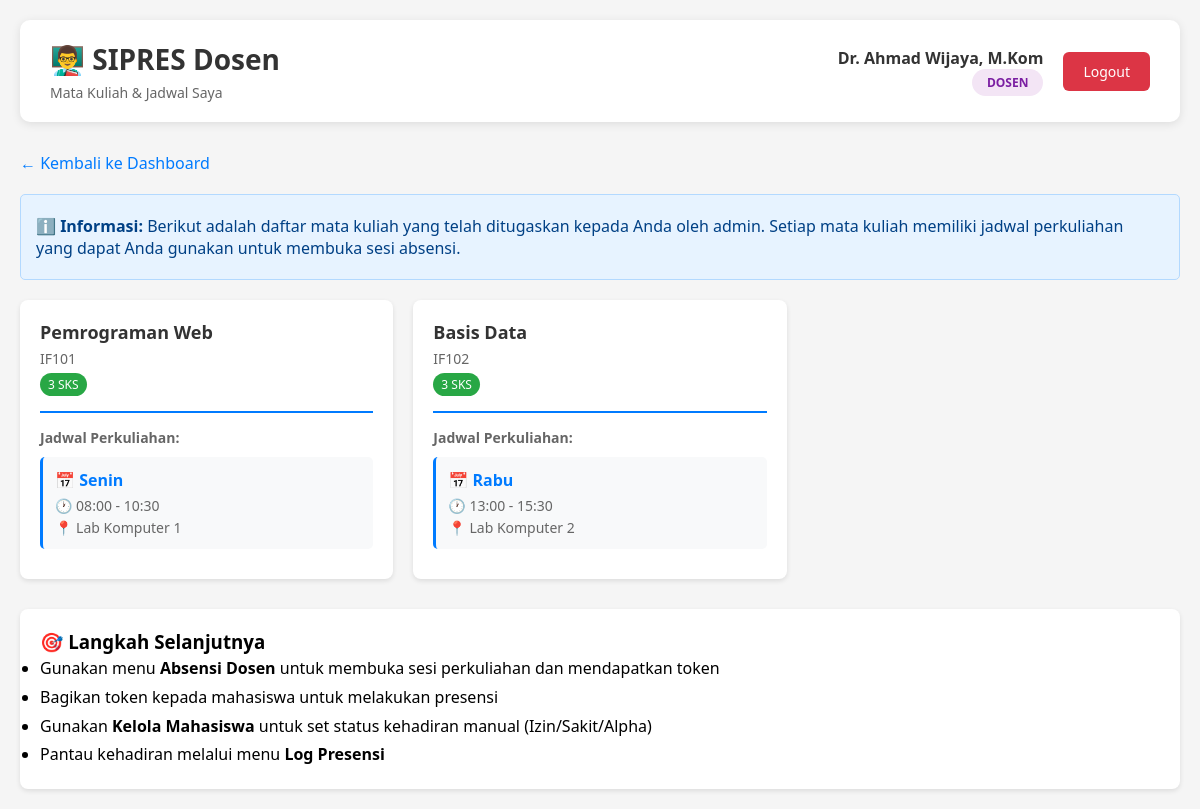
/modules/dosen/jadwal.php (signed in), run on the app's committed database.
### tables this page shows
CREATE TABLE jadwal_kuliah (
    id_jadwal INT AUTO_INCREMENT PRIMARY KEY,
    id_mk INT NOT NULL,
    id_dosen INT NOT NULL,
    hari ENUM('Senin', 'Selasa', 'Rabu', 'Kamis', 'Jumat', 'Sabtu', 'Minggu') NOT NULL,
    jam_mulai TIME NOT NULL,
    jam_selesai TIME NOT NULL,
    ruangan VARCHAR(50) NOT NULL,
    created_at TIMESTAMP DEFAULT CURRENT_TIMESTAMP,
    FOREIGN KEY (id_mk) REFERENCES matakuliah(id_mk) ON DELETE RESTRICT,
    FOREIGN KEY (id_dosen) REFERENCES dosen(id_dosen) ON DELETE RESTRICT,
    INDEX idx_hari (hari),
    INDEX idx_dosen (id_dosen),
    INDEX idx_mk (id_mk)
);

CREATE TABLE matakuliah (
    id_mk INT AUTO_INCREMENT PRIMARY KEY,
    kode_mk VARCHAR(20) NOT NULL UNIQUE,
    nama_mk VARCHAR(100) NOT NULL,
    sks INT NOT NULL,
    semester INT NOT NULL,
    created_at TIMESTAMP DEFAULT CURRENT_TIMESTAMP,
    INDEX idx_kode_mk (kode_mk),
    INDEX idx_semester (semester)
);

### includes/dosen_functions.php (called while the page is built, shortened)
<?php
function getDosenId($user_id) {
    try {
        $conn = getDBConnection();
        $stmt = $conn->prepare("SELECT id_dosen FROM dosen WHERE user_id = ?");
        $stmt->bind_param("i", $user_id);
        $stmt->execute();
        $result = $stmt->get_result();
        if ($row = $result->fetch_assoc()) {
            return $row['id_dosen'];
        }
        return null;
    } catch (Exception $e) {
        error_log("Error getting dosen ID: " . $e->getMessage());
        return null;
    }
}
function getJadwalByDosen($id_dosen) {
    try {
        $conn = getDBConnection();
        $query = "SELECT jk.*, mk.kode_mk, mk.nama_mk, mk.sks
                  FROM jadwal_kuliah jk
                  JOIN matakuliah mk ON jk.id_mk = mk.id_mk
                  WHERE jk.id_dosen = ?
                  ORDER BY jk.hari, jk.jam_mulai";
        $stmt = $conn->prepare($query);
        $stmt->bind_param("i", $id_dosen);
        $stmt->execute();
        $result = $stmt->get_result();
        $jadwal = [];
        while ($row = $result->fetch_assoc()) {
            $jadwal[] = $row;
        }
        return $jadwal;
    } catch (Exception $e) {
        error_log("Error getting jadwal: " . $e->getMessage());
        return [];
    }
}
?>

### modules/dosen/jadwal.php (the view, shortened to what this page needs)
<?php
require_once __DIR__ . '/../../includes/dosen_functions.php';
$nama = $_SESSION['nama'] ?? 'Dosen';
$user_id = $_SESSION['user_id'] ?? 0;
$id_dosen = getDosenId($user_id);
$jadwal_list = getJadwalByDosen($id_dosen);
$courses = [];
foreach ($jadwal_list as $jadwal) {
    $id_mk = $jadwal['id_mk'];
    if (!isset($courses[$id_mk])) {
        $courses[$id_mk] = [
            'nama_mk' => $jadwal['nama_mk'],
            'kode_mk' => $jadwal['kode_mk'],
            'sks' => $jadwal['sks'],
            'schedules' => []
        ];
    }
    $courses[$id_mk]['schedules'][] = $jadwal;
}
?>
<!DOCTYPE html>
<html lang="id">
<head>
    <link rel="stylesheet" href="/assets/css/dashboard.css">
</head>
<body>
    <div class="dashboard-container">
        <div class="header">
            <div class="header-left">
                <h1>👨‍🏫 SIPRES Dosen</h1>
                <p>Mata Kuliah & Jadwal Saya</p>
            </div>
            <div class="header-right">
                <div class="user-info">
                    <div class="user-name"><?php echo htmlspecialchars($nama); ?></div>
                    <div class="user-role">
                        <span class="role-badge dosen">Dosen</span>
                    </div>
                </div>
                <a href="/auth/logout.php" class="btn-logout">Logout</a>
            </div>
        </div>
        <a href="/modules/dosen/dashboard.php" class="back-link">← Kembali ke Dashboard</a>
        <div class="info-box">
            <p><strong>ℹ️ Informasi:</strong> Berikut adalah daftar mata kuliah yang telah ditugaskan kepada Anda oleh admin. Setiap mata kuliah memiliki jadwal perkuliahan yang dapat Anda gunakan untuk membuka sesi absensi.</p>
        </div>
        <?php if (empty($courses)): ?>
            <div class="empty-state">
                <h3>📚 Belum Ada Mata Kuliah</h3>
                <p>Anda belum ditugaskan ke mata kuliah manapun. Silakan hubungi admin untuk penugasan mata kuliah.</p>
            </div>
        <?php else: ?>
            <div class="course-grid">
                <?php foreach ($courses as $course): ?>
                    <div class="course-card">
                        <div class="course-header">
                            <h3 class="course-title"><?php echo htmlspecialchars($course['nama_mk']); ?></h3>
                            <div class="course-code"><?php echo htmlspecialchars($course['kode_mk']); ?></div>
                            <span class="course-sks"><?php echo htmlspecialchars($course['sks']); ?> SKS</span>
                        </div>
                        <div class="schedule-list">
                            <h4 style="margin: 0 0 10px 0; font-size: 14px; color: #666;">Jadwal Perkuliahan:</h4>
                            <?php foreach ($course['schedules'] as $schedule): ?>
                                <div class="schedule-item">
                                    <div class="schedule-day">
                                        📅 <?php echo htmlspecialchars($schedule['hari']); ?>
                                    </div>
                                    <div class="schedule-time">
                                        🕐 <?php echo htmlspecialchars(substr($schedule['jam_mulai'], 0, 5) . ' - ' . substr($schedule['jam_selesai'], 0, 5)); ?>
                                    </div>
                                    <div class="schedule-room">
                                        📍 <?php echo htmlspecialchars($schedule['ruangan']); ?>
                                    </div>
                                </div>
                            <?php endforeach; ?>
                        </div>
                    </div>
                <?php endforeach; ?>
            </div>
        <?php endif; ?>
        <div style="margin-top: 30px; background: white; border-radius: 8px; padding: 20px; box-shadow: 0 2px 5px rgba(0,0,0,0.1);">
            <h3>🎯 Langkah Selanjutnya</h3>
            <ul style="line-height: 1.8;">
                <li>Gunakan menu <strong>Absensi Dosen</strong> untuk membuka sesi perkuliahan dan mendapatkan token</li>
                <li>Bagikan token kepada mahasiswa untuk melakukan presensi</li>
                <li>Gunakan <strong>Kelola Mahasiswa</strong> untuk set status kehadiran manual (Izin/Sakit/Alpha)</li>
                <li>Pantau kehadiran melalui menu <strong>Log Presensi</strong></li>
            </ul>
        </div>
    </div>
</body>
</html>

### assets/css/dashboard.css (style rules this page uses)
* { margin: 0; padding: 0; box-sizing: border-box; }
body { font-family: 'Segoe UI', Tahoma, Geneva, Verdana, sans-serif; background: #f5f5f5; min-height: 100vh; }
.dashboard-container { max-width: 1200px; margin: 0 auto; padding: 20px; }
.header { background: white; padding: 20px 30px; border-radius: 10px; box-shadow: 0 2px 10px rgba(0, 0, 0, 0.1); margin-bottom: 30px; display: flex; justify-content: space-between; align-items: center; }
.header-left h1 { color: #333; font-size: 28px; margin-bottom: 5px; }
.header-left p { color: #666; font-size: 14px; }
.header-right { display: flex; align-items: center; gap: 20px; }
.user-info { text-align: right; }
.user-info .user-name { font-weight: 600; color: #333; font-size: 16px; }
.user-info .user-role { color: #666; font-size: 14px; text-transform: capitalize; }
.role-badge { display: inline-block; padding: 5px 15px; border-radius: 20px; font-size: 12px; font-weight: 600; text-transform: uppercase; }
.role-badge.dosen { background: #f3e5f5; color: #7b1fa2; }
.btn-logout { padding: 10px 20px; background: #dc3545; color: white; border: none; border-radius: 6px; font-size: 14px; cursor: pointer; text-decoration: none; display: inline-block; transition: background 0.3s ease; }

### modules/dosen/jadwal.php (style rules this page uses)
.back-link { display: inline-block; margin-bottom: 20px; color: #007bff; text-decoration: none; }
.course-grid { display: grid; grid-template-columns: repeat(auto-fill, minmax(350px, 1fr)); gap: 20px; margin-top: 20px; }
.course-card { background: white; border-radius: 8px; padding: 20px; box-shadow: 0 2px 5px rgba(0,0,0,0.1); transition: transform 0.2s; }
.course-header { border-bottom: 2px solid #007bff; padding-bottom: 15px; margin-bottom: 15px; }
.course-title { font-size: 18px; font-weight: bold; color: #333; margin: 0 0 5px 0; }
.course-code { color: #666; font-size: 14px; }
.course-sks { display: inline-block; background: #28a745; color: white; padding: 3px 8px; border-radius: 12px; font-size: 12px; margin-top: 5px; }
.schedule-item { background: #f8f9fa; padding: 12px; border-radius: 5px; margin-bottom: 10px; border-left: 3px solid #007bff; }
.schedule-day { font-weight: bold; color: #007bff; margin-bottom: 5px; }
.schedule-time { color: #666; font-size: 14px; }
.schedule-room { color: #666; font-size: 14px; margin-top: 3px; }
.info-box { background: #e7f3ff; border: 1px solid #b3d9ff; padding: 15px; border-radius: 5px; margin-bottom: 20px; }
.info-box p { margin: 5px 0; color: #004085; }

### data on the page
jadwal_kuliah: id_mk.nama_mk "Pemrograman Web", id_mk.kode_mk "IF101", id_mk.sks "3", hari "Senin", jam_mulai+jam_selesai "08:00 - 10:30", ruangan "Lab Komputer 1"
jadwal_kuliah: id_mk.nama_mk "Basis Data", id_mk.kode_mk "IF102", id_mk.sks "3", hari "Rabu", jam_mulai+jam_selesai "13:00 - 15:30", ruangan "Lab Komputer 2"

### other printed values
$nama "Dr. Ahmad Wijaya, M.Kom"
